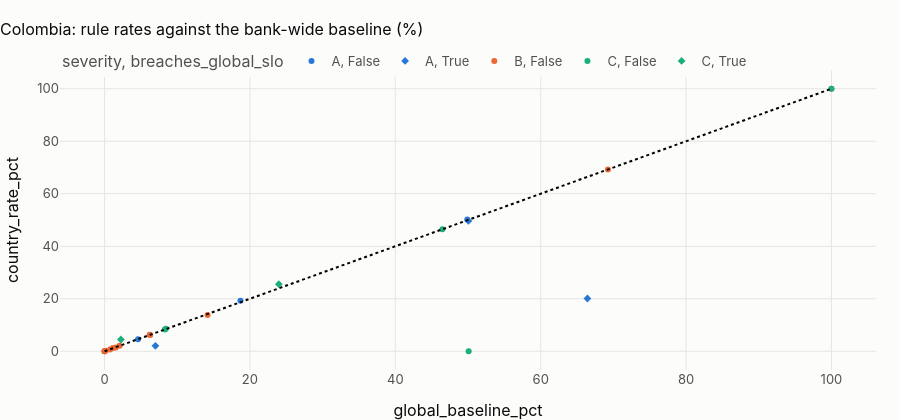

The notebook cell this image was saved under:
### Markdown cell above
## 1 · Every row rule: the country's rate against the bank's

### Code cell
slo = country.country_rule_slo(pl)
slo.assign(country=COUNTRY, dataset=DATASET).to_csv(
    OUT / f"{PREFIX}_{COUNTRY.lower()}_rule_slo.csv", index=False
)
show(slo.round(3), paging=False)
fig = px.scatter(
    slo,
    x="global_baseline_pct",
    y="country_rate_pct",
    color="severity",
    hover_name="rule_id",
    symbol="breaches_global_slo",
    title=f"{CTRY.title}: rule rates against the bank-wide baseline (%)",
)
fig.add_shape(type="line", x0=0, y0=0, x1=100, y1=100, line=dict(dash="dot"))
fig.update_layout(height=420)
fig.show()
diff = slo[(slo.country_rate_pct - slo.global_baseline_pct).abs() >= 1].sort_values("rule_id")
display(
    Markdown(
        f"**{len(diff)} rules differ from the bank-wide baseline by a point or more in {CTRY.name}:** "
        + ", ".join(
            f"{r.rule_id} ({r.global_baseline_pct:.1f} → {r.country_rate_pct:.1f} %)"
            for r in diff.itertuples()
        )
        + "."
        if len(diff)
        else f"**No rule differs from the bank-wide baseline by a point or more in {CTRY.name}.**"
    )
)

### Figure 1 — Plotly figure (JSON) as saved in the notebook; plotly's stock layout.template omitted (floating-point values rounded to 4 significant figures)
{"data": [{"hovertemplate": "<b>%{hovertext}</b><br><br>severity=A<br>breaches_global_slo=False<br>global_baseline_pct=%{x}<br>country_rate_pct=%{y}<extra></extra>", "hovertext": ["R01", "R02", "R03", "R04"], "legendgroup": "A, False", "marker": {"color": "#2a78d6", "symbol": "circle"}, "mode": "markers", "name": "A, False", "orientation": "v", "showlegend": true, "type": "scatter", "x": [18.7, 49.9, 4.6, 0.0], "xaxis": "x", "y": [19.23, 50.17, 4.608, 0.0], "yaxis": "y"}, {"hovertemplate": "<b>%{hovertext}</b><br><br>severity=A<br>breaches_global_slo=True<br>global_baseline_pct=%{x}<br>country_rate_pct=%{y}<extra></extra>", "hovertext": ["R21", "R25", "R26"], "legendgroup": "A, True", "marker": {"color": "#2a78d6", "symbol": "diamond"}, "mode": "markers", "name": "A, True", "orientation": "v", "showlegend": true, "type": "scatter", "x": [50.06, 66.43, 7.0], "xaxis": "x", "y": [49.65, 20.09, 2.06], "yaxis": "y"}, {"hovertemplate": "<b>%{hovertext}</b><br><br>severity=B<br>breaches_global_slo=False<br>global_baseline_pct=%{x}<br>country_rate_pct=%{y}<extra></extra>", "hovertext": ["R05", "R06", "R07", "R08", "R09", "R10", "R11", "R12", "R13", "R22", "R23", "R24"], "legendgroup": "B, False", "marker": {"color": "#eb6834", "symbol": "circle"}, "mode": "markers", "name": "B, False", "orientation": "v", "showlegend": true, "type": "scatter", "x": [2.07, 6.21, 6.28, 0.0, 0.0, 0.15, 1.15, 1.55, 0.76, 14.17, 100.0, 69.25], "xaxis": "x", "y": [2.088, 6.269, 6.147, 0.0, 0.0, 0.145, 1.23, 1.437, 0.713, 13.83, 100.0, 69.25], "yaxis": "y"}, {"hovertemplate": "<b>%{hovertext}</b><br><br>severity=C<br>breaches_global_slo=False<br>global_baseline_pct=%{x}<br>country_rate_pct=%{y}<extra></extra>", "hovertext": ["R15", "R16", "R17", "R19", "R27"], "legendgroup": "C, False", "marker": {"color": "#1baf7a", "symbol": "circle"}, "mode": "markers", "name": "C, False", "orientation": "v", "showlegend": true, "type": "scatter", "x": [8.3, 8.44, 50.09, 46.48, 100.0], "xaxis": "x", "y": [8.332, 8.536, 0.0, 46.49, 100.0], "yaxis": "y"}, {"hovertemplate": "<b>%{hovertext}</b><br><br>severity=C<br>breaches_global_slo=True<br>global_baseline_pct=%{x}<br>country_rate_pct=%{y}<extra></extra>", "hovertext": ["R18", "R20"], "legendgroup": "C, True", "marker": {"color": "#1baf7a", "symbol": "diamond"}, "mode": "markers", "name": "C, True", "orientation": "v", "showlegend": true, "type": "scatter", "x": [2.25, 23.98], "xaxis": "x", "y": [4.476, 25.55], "yaxis": "y"}], "layout": {"height": 420, "legend": {"title": {"text": "severity, breaches_global_slo"}, "tracegroupgap": 0}, "shapes": [{"line": {"dash": "dot"}, "type": "line", "x0": 0, "x1": 100, "y0": 0, "y1": 100}], "title": {"text": "Colombia: rule rates against the bank-wide baseline (%)"}, "xaxis": {"anchor": "y", "domain": [0.0, 1.0], "title": {"text": "global_baseline_pct"}}, "yaxis": {"anchor": "x", "domain": [0.0, 1.0], "title": {"text": "country_rate_pct"}}}}
